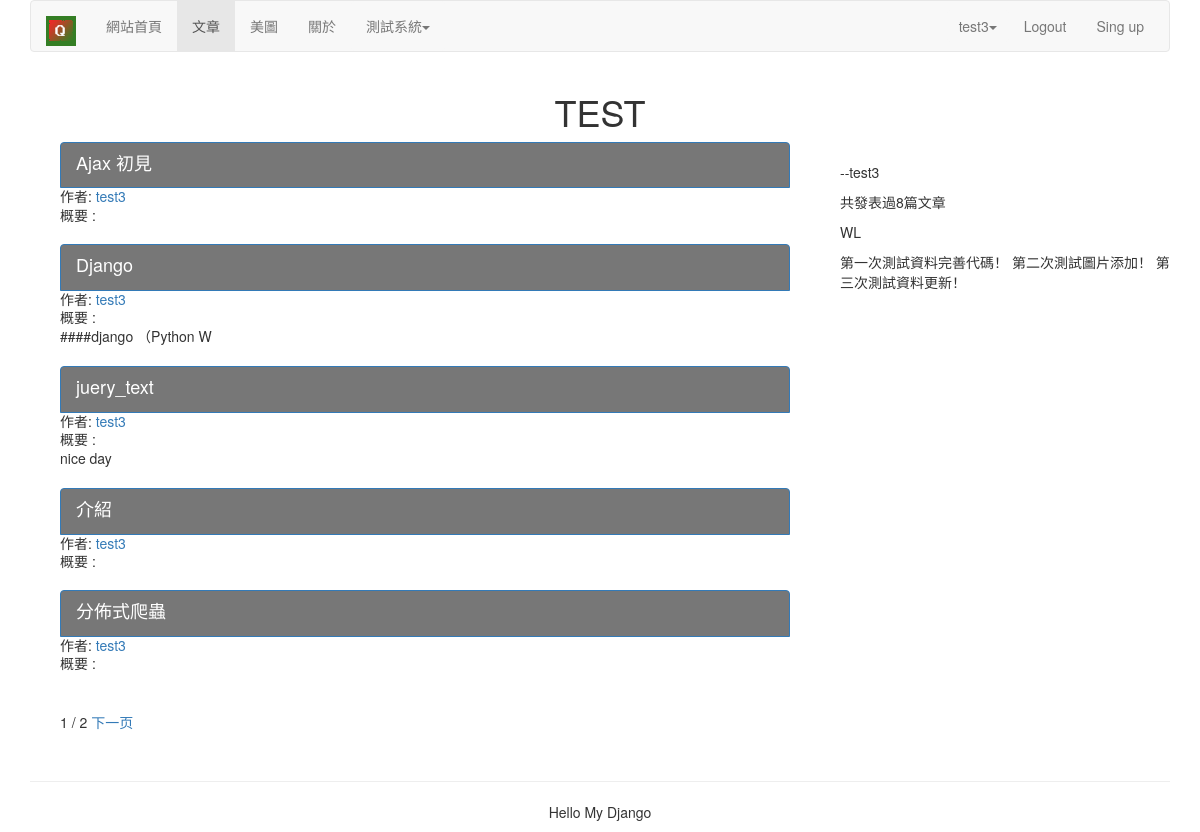
The page /article/list-article-titles/test3 on the database its author committed.
### article/models.py (models this page shows, shortened)
class ArticlePost(models.Model):
    author = models.ForeignKey(User,related_name = "article")
    title = models.CharField(max_length = 200)
    slug = models.SlugField(max_length = 500)
    column = models.ForeignKey(ArticleColumn,related_name = 'article_column')
    body = models.TextField()
    created = models.DateTimeField(default = timezone.now())
    updated = models.DateTimeField(auto_now = True)
    users_like = models.ManyToManyField(User,related_name = 'article_like',blank = True)
    users_dislike = models.ManyToManyField(User,related_name = 'article_dislike',blank = True)
    class Meta:
        ordering = ('title',)
        index_together = (('id','slug'),)
    def get_url_path(self):
        return reverse("article:list_article_detail",args = [self.id,self.slug])

### account/models.py (models this page shows, shortened)
class UserInfo(models.Model):
    user = models.OneToOneField(User,unique = True )
    school = models.CharField(max_length = 100 ,blank = True)
    company = models.CharField(max_length = 100 ,blank = True)
    profession = models.CharField(max_length = 100 ,blank = True)
    address = models.CharField(max_length = 100 ,blank = True)
    aboutme = models.TextField(blank=True)
    photo = models.ImageField(blank = True)

### article/list_views.py (the view)
# urls.py: url(r'^list-article-titles/(?P<username>[-\w]+)$',list_views.article_titles,name = 'author_articles'),
def article_titles(request,username = None):
    if username:
        user = User.objects.get(username = username)
        article_title = ArticlePost.objects.filter(author = user)
        try:
            userinfo = user.userinfo
        except:
            userinfo = None
    else:
        article_title = ArticlePost.objects.all()
    paginator = Paginator(article_title,5)
    page = request.GET.get('page')
    try:
        current_page = paginator.page(page)
        articles = current_page.object_list
    except PageNotAnInteger:
        current_page = paginator.page(1)
        articles = current_page.object_list
    except EmptyPage:
        current_page = paginator.page(paginator.num_pages)
        articles = current_page.object_list
    if username:
        return render(request,"article/list/author_articles.html",{"articles":articles,"page":current_page,"userinfo":userinfo,"user":user})
    return render(request,"article/list/article_titles.html",{"articles":articles,"page":current_page})

### article/templatetags/article_tags.py (called while the page is built)
@register.simple_tag
def author_total_articles(user):
    return user.article.count()

### templates/article/list/author_articles.html (shortened to what this page needs)
{% extends "base.html" %}
{% load article_tags %}
{% load staticfiles %}
{% block content %}
<div class="row text-center vertical-middle-sm">
    <h1>TEST</h1>
</div>
<div class="container">
    <div class="col-md-8">
        {% for article in articles %}
        <div class="list-group">
            <a href="{{ article.get_url_path }}" class="list-group-item active" style="background-color:#777">
                <h4 class="list-group-item-heading">{{ article.title }}</h4>
            </a>
            <p class="list-group-item-text">作者: <a href="{% url 'article:author_articles' article.author.username %}">{{ article.author.username }}</a></p>
            <p class="list-group-item-text">概要 :{{ article.body　| slice:'20' | linebreaks}}</p>
        </div>
        {% endfor %}
        {% include "paginator.html" %}
    </div>
    <div class="col-md-4">
        <div style="margin-left:20px;clear:both" >
            <p>--{{ user.username }}</p>
            <p>共發表過{% author_total_articles user %}篇文章</p>
            {% if userinfo %}
            <p>{{ userinfo.company }}</p>
            <p>{{ userinfo.aboutme }}</p>
            {% else %}
            <p>這個作者太懶了，什麼都沒留下！</p>
            {% endif %}
        </div>
    </div>
</div>
{% endblock  %}

### templates/header.html (shortened to what this page needs)
{%  load staticfiles %}
<div class="container">
    <nav class="navbar navbar-default" role="navigation">
        <div class="navba-header">
            <a class="navbar-brand"><img src="{% static 'img/Log.png'%}" width="30px"></a>
        </div>
        <div id="head">
            <ul class="nav navbar-nav navbar-left" role="navigation" >
                {% if user.is_authenticated %}
                <li><a href="{% url 'home' %}">網站首頁</a></li>
                <li><a href="{% url 'article:list_article_titles' %}">文章</a></li>
                <li><a href="{% url 'image:falls_images' %}">美圖</a></li>
                <li><a href="{% url 'course:about' %}">關於</a></li>
                <li>
                    <a href="#" class="btn btn-default dropdown-toggle " data-toggle="dropdown"   style="Border:none;background-color:#f8f8f8">測試系統<span class="caret"></span></a>
                </li>
                {% else %}
                <li><a>Plase login first</a></li>
                {% endif %}
            </ul>
            <ul class="nav navbar-nav navbar-right" style="margin-right:10px" >
                {% if user.is_authenticated %}
                <li style="margin-top:1px">
                    <div class="dropdown" style="margin-top:8px">
                        <a href="#" class="btn btn-default dropdown-toggle " data-toggle="dropdown"   style="color:#777;Border:none;background-color:#f8f8f8">{{user.username}}<span class="caret"></span></a>
                    </div>
                </li>
                <li><a href="{% url 'account:user_logout' %}">Logout</a></li>
                {% else %}
                <li><a href="{% url 'account:user_login' %}">Login</a></li>
                {% endif %}
                <li><a href="{% url 'account:user_register' %}">Sing up</a></li>
            </ul>
        </div>
    </nav>
</div>

### rows shown on the page
ArticlePost: title "Ajax 初見", author.username "test3"
ArticlePost: title "Django", author.username "test3", body "####django （Python W"
ArticlePost: title "juery_text", author.username "test3", body "nice day"
ArticlePost: title "介紹", author.username "test3"
ArticlePost: title "分佈式爬蟲", author.username "test3"
UserInfo: company "WL", aboutme "第一次測試資料完善代碼！ 第二次測試圖片添加！ 第三次測試資料更新！"

### other values the page prints
{{ user.username }} "test3"
{{ page.number }} "1"
{{ page.paginator.num_pages }} "2"
